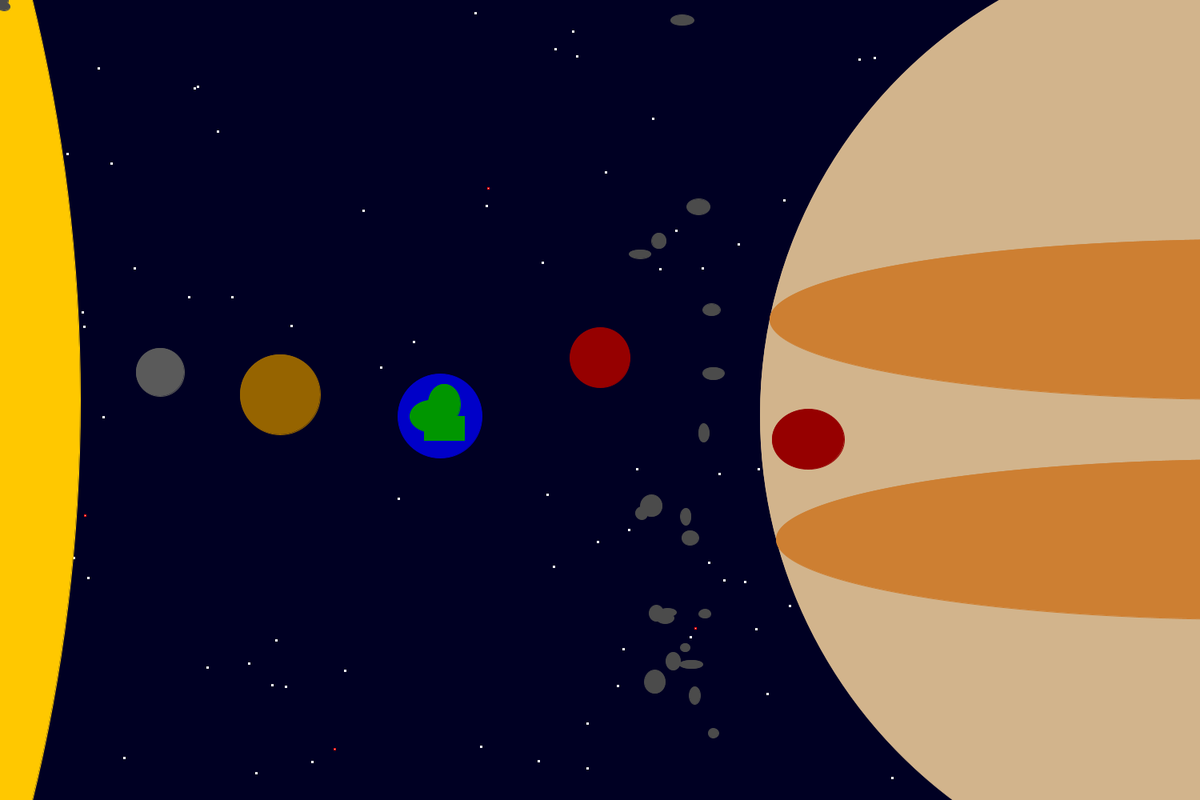
Frame 1 (no input)
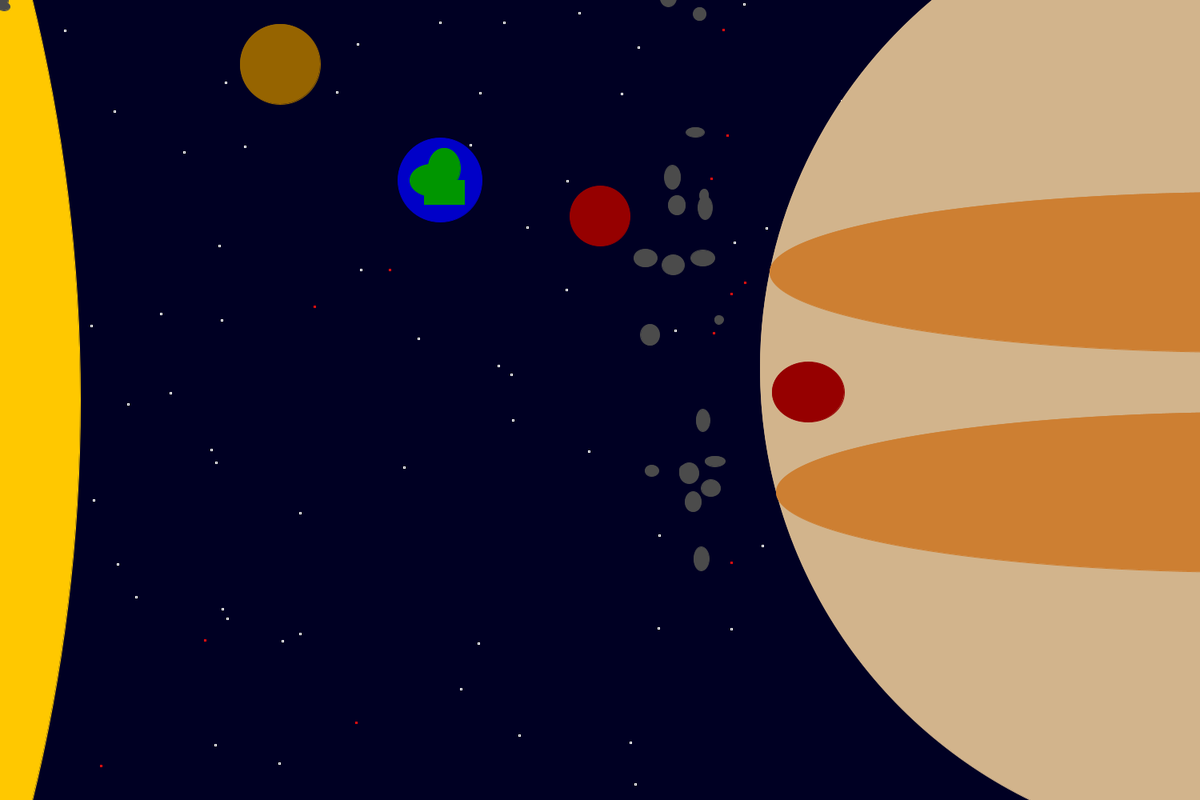
Frame 60 (the mouse pressed at the canvas centre just before this capture)
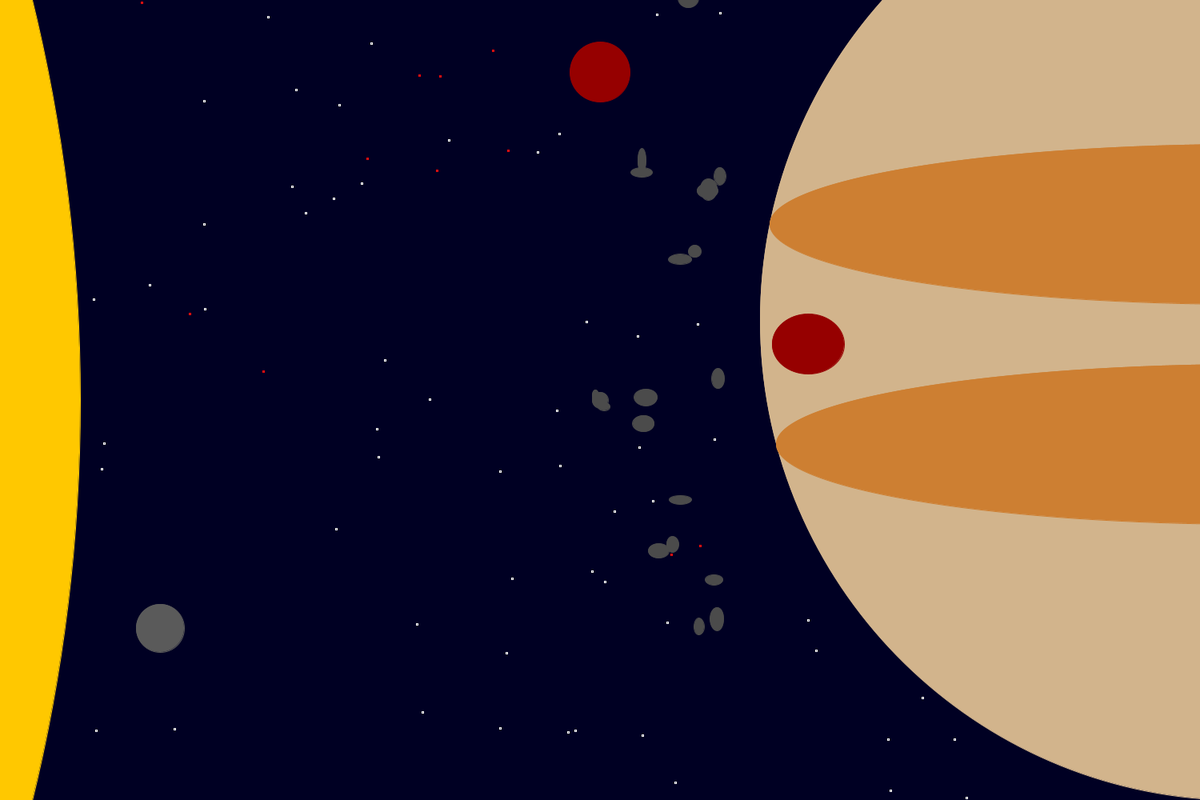
Frame 120 (the mouse held since frame 60 and released just before this capture)

The Processing sketch that drew these frames (run headless with seeded random() and noise(); from frame 60 on, the mouse is pressed at the canvas centre):

// Processing sketch: Sam_Space7
// ── Sam_Space7.pde
int a=0;
int b=0;
int c=0;
int d=0;
int e=0;
int f=0;
int axx=0;
int bx=0;
int cx=0;
int dx=0;
int ex=0;
int fx=0;
int ax=mouseX;
int ay=mouseY;
int sunx=-2000;
int game=0;
int s=0;
int lastX=mouseX;
int lastY=mouseY;
int rgx=-2000;
int p1=200;
int ed=0;
int p3=550;
int p5=1550;
int p2=350;
int p4=750;
void setup()
{
  size(1500, 1000);
  noCursor();
}
void draw()
{
  a=a+10;
  b=b+7;
  c=c+5;
  d=d+3;
  e=e+1;
  f=f+(int)random(1.5, 2.5);
  s=s+1;
  background(0, 0, 35);
  stroke(255, 255, 255);
  rect(random(1500), random(1000), 2, 2);
  rect(random(1500), random(1000), 2, 2);
  rect(random(1500), random(1000), 2, 2);
  rect(random(1500), random(1000), 2, 2);
  rect(random(1500), random(1000), 2, 2);
  rect(random(1500), random(1000), 2, 2);
  rect(random(1500), random(1000), 2, 2);
  rect(random(1500), random(1000), 2, 2);
  rect(random(1500), random(1000), 2, 2);
  rect(random(1500), random(1000), 2, 2);
  rect(random(1500), random(1000), 2, 2);
  rect(random(1500), random(1000), 2, 2);
  rect(random(1500), random(1000), 2, 2);
  rect(random(1500), random(1000), 2, 2);
  rect(random(1500), random(1000), 2, 2);
  rect(random(1500), random(1000), 2, 2);
  rect(random(1500), random(1000), 2, 2);
  rect(random(1500), random(1000), 2, 2);
  rect(random(1500), random(1000), 2, 2);
  rect(random(1500), random(1000), 2, 2);
  rect(random(1500), random(1000), 2, 2);
  rect(random(1500), random(1000), 2, 2);
  rect(random(1500), random(1000), 2, 2);
  rect(random(1500), random(1000), 2, 2);
  rect(random(1500), random(1000), 2, 2);
  rect(random(1500), random(1000), 2, 2);
  rect(random(1500), random(1000), 2, 2);
  rect(random(1500), random(1000), 2, 2);
  rect(random(1500), random(1000), 2, 2);
  rect(random(1500), random(1000), 2, 2);
  rect(random(1500), random(1000), 2, 2);
  rect(random(1500), random(1000), 2, 2);
  rect(random(1500), random(1000), 2, 2);
  rect(random(1500), random(1000), 2, 2);
  rect(random(1500), random(1000), 2, 2);
  rect(random(1500), random(1000), 2, 2);
  rect(random(1500), random(1000), 2, 2);
  rect(random(1500), random(1000), 2, 2);
  rect(random(1500), random(1000), 2, 2);
  rect(random(1500), random(1000), 2, 2);
  rect(random(1500), random(1000), 2, 2);
  rect(random(1500), random(1000), 2, 2);
  rect(random(1500), random(1000), 2, 2);
  rect(random(1500), random(1000), 2, 2);
  rect(random(1500), random(1000), 2, 2);
  rect(random(1500), random(1000), 2, 2);
  rect(random(1500), random(1000), 2, 2);
  rect(random(1500), random(1000), 2, 2);
  rect(random(1500), random(1000), 2, 2);
  rect(random(1500), random(1000), 2, 2);
  rect(random(1500), random(1000), 2, 2);
  rect(random(1500), random(1000), 2, 2);
  rect(random(1500), random(1000), 2, 2);
  rect(random(1500), random(1000), 2, 2);
  rect(random(1500), random(1000), 2, 2);
  rect(random(1500), random(1000), 2, 2);
  rect(random(1500), random(1000), 2, 2);
  rect(random(1500), random(1000), 2, 2);
  rect(random(1500), random(1000), 2, 2);
  rect(random(1500), random(1000), 2, 2);
  rect(random(1500), random(1000), 2, 2);
  rect(random(1500), random(1000), 2, 2);
  rect(random(1500), random(1000), 2, 2);
  rect(random(1500), random(1000), 2, 2);
  rect(random(1500), random(1000), 2, 2);
  rect(random(1500), random(1000), 2, 2);
  rect(random(1500), random(1000), 2, 2);
  rect(random(1500), random(1000), 2, 2);
  rect(random(1500), random(1000), 2, 2);
  rect(random(1500), random(1000), 2, 2);
  rect(random(1500), random(1000), 2, 2);
  rect(random(1500), random(1000), 2, 2);
  rect(random(1500), random(1000), 2, 2);
  rect(random(1500), random(1000), 2, 2);
  rect(random(1500), random(1000), 2, 2);
  rect(random(1500), random(1000), 2, 2);
  rect(random(1500), random(1000), 2, 2);
  rect(random(1500), random(1000), 2, 2);
  rect(random(1500), random(1000), 2, 2);
  rect(random(1500), random(1000), 2, 2);
  rect(random(1500), random(1000), 2, 2);
  rect(random(1500), random(1000), 2, 2);
  rect(random(1500), random(1000), 2, 2);
  rect(random(1500), random(1000), 2, 2);
  rect(random(1500), random(1000), 2, 2);
  rect(random(1500), random(1000), 2, 2);
  rect(random(1500), random(1000), 2, 2);
  rect(random(1500), random(1000), 2, 2);
  rect(random(1500), random(1000), 2, 2);
  rect(random(1500), random(1000), 2, 2);
  stroke(255, 0, 0);
  rect(random(1500), random(1000), 2, 2);
  rect(random(1500), random(1000), 2, 2);
  rect(random(1500), random(1000), 2, 2);
  rect(random(1500), random(1000), 2, 2);
  rect(random(1500), random(1000), 2, 2);
  rect(random(1500), random(1000), 2, 2);
  rect(random(1500), random(1000), 2, 2);
  rect(random(1500), random(1000), 2, 2);
  rect(random(1500), random(1000), 2, 2);
  rect(random(1500), random(1000), 2, 2);
  rect(random(1500), random(1000), 2, 2);
  rect(random(1500), random(1000), 2, 2);
  rect(random(1500), random(1000), 2, 2);
  rect(random(1500), random(1000), 2, 2);
  rect(random(1500), random(1000), 2, 2);
  stroke(150, 100, 0);
  fill(150, 100, 0);
  ellipse(p2-bx, 500-b, 100, 100);
  stroke(90, 90, 90);
  fill(90, 90, 90);
  ellipse(p1-axx, 475-a, 60, 60);
  stroke(255, 200, 0);
  fill(255, 200, 0);
  ellipse(sunx, 500, 4200, 4200);
  stroke(0, 0, 200);
  fill(0, 0, 200);
  ellipse(p3-cx, 525-c, 105, 105);
  fill(0, 150, 0);
  stroke(0, 150, 0);
  ellipse(555-cx, 510-c, 40, 50);
  ellipse(540-cx, 525-c, 55, 40);
  rect(530-cx, 525-c, 50, 30);
  fill(150, 0, 0);
  stroke(150, 0, 0);
  ellipse(p4-dx, 450-d, 75, 75);
  fill(210, 180, 140);
  stroke(210, 180, 140);
  ellipse(p5-ex, 520-e, 1200, 1200);
  fill(150, 0, 0);
  stroke(150, 0, 0);
  ellipse(1010-ex, 550-e, 90, 75);
  fill(205, 127, 50);
  stroke(205, 127, 50);
  ellipse(1562-ex, 400-e, 1200, 200);
  ellipse(1570-ex, 675-e, 1200, 200);
  fill(75, 75, 75);
  stroke(75, 75, 75);
  ellipse(mouseX, mouseY, 20, 20);
  ellipse(mouseX+5, mouseY+8, 15, 10);
  ellipse(mouseX-6, mouseY-6, 8, 14);
  ellipse(random(800, 900), random(1000)-f, random(10, 30), random(10, 30));
  ellipse(random(800, 900), random(1000)-f, random(10, 30), random(10, 30));
  ellipse(random(800, 900), random(1000)-f, random(10, 30), random(10, 30));
  ellipse(random(800, 900), random(1000)-f, random(10, 30), random(10, 30));
  ellipse(random(800, 900), random(1000)-f, random(10, 30), random(10, 30));
  ellipse(random(800, 900), random(1000)-f, random(10, 30), random(10, 30));
  ellipse(random(800, 900), random(1000)-f, random(10, 30), random(10, 30));
  ellipse(random(800, 900), random(1000)-f, random(10, 30), random(10, 30));
  ellipse(random(800, 900), random(1000)-f, random(10, 30), random(10, 30));
  ellipse(random(800, 900), random(1000)-f, random(10, 30), random(10, 30));
  ellipse(random(800, 900), random(1000)-f, random(10, 30), random(10, 30));
  ellipse(random(800, 900), random(1000)-f, random(10, 30), random(10, 30));
  ellipse(random(800, 900), random(1000)-f, random(10, 30), random(10, 30));
  ellipse(random(800, 900), random(1000)-f, random(10, 30), random(10, 30));
  ellipse(random(800, 900), random(1000)-f, random(10, 30), random(10, 30));
  ellipse(random(800, 900), random(1000)-f, random(10, 30), random(10, 30));
  ellipse(random(800, 900), random(1000)-f, random(10, 30), random(10, 30));
  ellipse(random(800, 900), random(1000)-f, random(10, 30), random(10, 30));
  ellipse(random(800, 900), random(1000)-f, random(10, 30), random(10, 30));
  ellipse(random(800, 900), random(1000)-f, random(10, 30), random(10, 30));
  ellipse(random(800, 900), random(1000)-f, random(10, 30), random(10, 30));
  if (a>1000)
  {
    a=-500;
  }
  if (b>1000)
  {
    b=-600;
  }
  if (c>1000)
  {
    c=-700;
  }
  if (d>1000)
  {
    d=-800;
  }
  if (e>1200)
  {
    e=-1200;
  }
  if (f>1000)
  {
    f=-900;
  }

  if (mouseX<sunx+2100 && mouseX > 5)
  {
    println("MouseX: " + mouseX);
    game=1; // died in sun
  }
  if (game==1)
  {
    background(0, 0, 0);
    textSize(60);
    text("You Lose!", 600, 500);
    textSize(20);
    text("You were burnt up and absorbed by the sun", 525, 600);
  }
  if (game==2)
  {
    background(0, 0, 0);
    textSize(60);
    text("You Win..?", 600, 500);
    textSize(20);
    text("The sun became a red giant and destroyed the inner solar system, including you", 350, 600);
  }
  if (game==3)
  {
    background(0, 0, 0);
    textSize(60);
    text("You Win!", 600, 500);
    textSize(20);
    text("You knocked Mercury into the sun and destroyed it", 530, 600);
  }
  if (game==4)
  {
    background(0, 0, 0);
    textSize(60);
    text("You Win!", 600, 500);
    textSize(20);
    text("You bombarded Earth several times and caused a mass extiction", 450, 600);
  }
  if (game==5)
  {
    background(0, 0, 0);
    textSize(60);
    text("You Lose!", 600, 500);
    textSize(20);
    text("You got sucked by Jupiter's gravity and are now its moon", 475, 600);
  }
  if (lastX!=mouseX)
  {
    s=0;
    lastX=mouseX;
  }
  if (s>1000 && s<1500)
  {
    a=a+100;
    b=b+70;
    c=c+50;
    d=d+30;
    e=e+10;
    f=f+(int)random(15, 25);
    textSize(30);
    text("10x Speed", 1300, 50);
  }
  if (s>1500 && s<1750)
  {
    a=a+1000;
    b=b+700;
    c=c+500;
    d=d+300;
    e=e+100;
    f=f+(int)random(150, 250);
    text("100x Speed", 1300, 50);
  }
  if (s>1750 && s<1850)
  {
    a=a+10000;
    b=b+7000;
    c=c+5000;
    d=d+3000;
    e=e+1000;
    f=f+(int)random(1500, 2500);
    text("1000x Speed", 1300, 50);
  }
  if (s>1850 && s<1900)
  {
    a=a+10000;
    b=b+7000;
    c=c+5000;
    d=d+3000;
    e=e+10000;
    f=f+(int)random(1500, 2500);
    text("10000x Speed", 1300, 50);
  }
  if (s>1900 && s<1925)
  {
    a=a+10000;
    b=b+7000;
    c=c+5000;
    d=d+3000;
    e=e+10000;
    f=f+(int)random(1500, 2500);
    text("10^6x Speed", 1300, 50);
    fill(255, 0, 0);
    ellipse(rgx, 500, 4200, 4200);
  }
  if (s>1925 && s<1950)
  {
    a=a+10000;
    b=b+7000;
    c=c+5000;
    d=d+3000;
    e=e+10000;
    f=f+(int)random(1500, 2500);
    text("10^10x Speed", 1300, 50);
    fill(255, 0, 0);
    ellipse(rgx, 500, 4200, 4200);
    rgx=rgx+30;
    ex=ex-5;
  }
  if (s>1950)
  {
    rgx=0;
    ex=0;
    game=2; // red giant
  }
  if (mouseX<200-axx+30 && mouseX>200-axx-30 && mouseY<475-a+30 && mouseY>475-a-30)
  {
    axx=axx+5;
  }
  if (p1-axx-30<sunx+2100)
  {
    game=3;
  }
  if (mouseX<550-cx+50 && mouseX>550-cx-50 && mouseY<525-c+50 && mouseY>525-c-50)
  {
    mouseX=mouseX-100;
    fill(255, 75, 0);
    ellipse(random(p3-cx-50, p3-cx+50), random(p3-c+25, p3-c-75), 20, 20);
    ed=ed+1;
  }
  if (ed>5)
  {
    game=4; // mass extiction
  }
  if (mouseX<p5-ex+600 && s>50 && mouseX<1495 && mouseY<520-e+50 && mouseY>520-e-50)
  {
    game=5; // jupiter moon
  }
  if (mouseX<p2-bx+50 && mouseX>p2-bx-50 && mouseY<475-b+30 && mouseY>475-b-30)
  {
    bx=bx+5;
  }
  if (mouseX<p4-dx+30 && mouseX>p4-dx-30 && mouseY<475-d+30 && mouseY>475-d-30)
  {
    dx=dx+5;
  }
}
void mousePressed ()
{
  print ("mouse" + mouseX + "," + mouseY);
}
